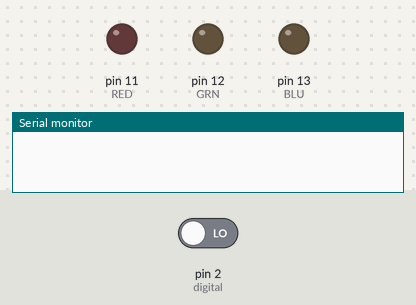
A sketch run on a simulated Arduino Uno, built with avr-gcc and run on an emulated ATmega328P. On the bench: output pins drawn as LEDs (lit = HIGH), the last lines printed to the serial monitor. The inputs (shaded band) are chosen by the test bench; at power-on: pin 2 (digital) LOW. Random numbers use the default seed unless the sketch sets one.

Above: at 1.2 s.
1.3 s: pin 2 (digital) driven HIGH
At 2.5 s:
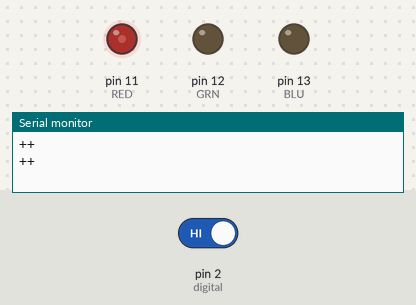
At 4.8 s:
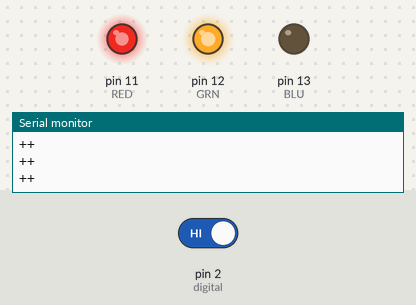
Timing chart, 0 to 11.8 s (numbered marks = the images above; inputs shaded):
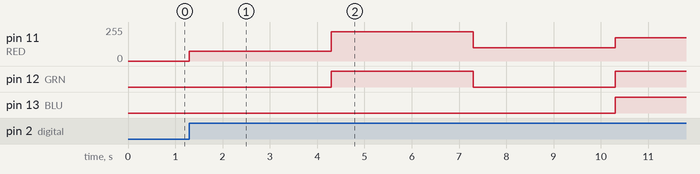

Measured:
- after the input at 1.3 s, pin 11 (RED): 0/255 → 72/255 at once, → 221/255 3.0 s later, → 99/255 3.0 s later, → 175/255 3.0 s later; pin 12 (GRN): LOW → HIGH after 3.0 s, → LOW 3.0 s later, → HIGH 3.0 s later; pin 13 (BLU): LOW → HIGH after 9.0 s

The sketch:

rgbt.ino
```cpp
#define RED 11
#define GRN 12
#define BLU 13
const int digital = 2;

volatile bool callFunccc = false;

void setup() {
  pinMode(digital, INPUT);
  Serial.begin(9600);
  pinMode(RED, OUTPUT);
  pinMode(GRN, OUTPUT);
  pinMode(BLU, OUTPUT);

  attachInterrupt(digitalPinToInterrupt(digital), triggerFunccc, LOW);
}

void loop() {
  if(digitalRead(digital)) {
    Serial.println("++");
  }

  if (callFunccc) {
    nulll();

    callFunccc = false;
  }
  else {
    funccc();

  }
}

void funccc() {
  analogWrite(GRN, random(1, 255));
  analogWrite(RED, random(1, 255));
  analogWrite(BLU, random(1, 255));
  delay(3000);
}

void nulll() {
  analogWrite(RED, 0);
  analogWrite(GRN, 0);
  analogWrite(BLU, 0);
}

void triggerFunccc() {
  callFunccc = true;
}
```
